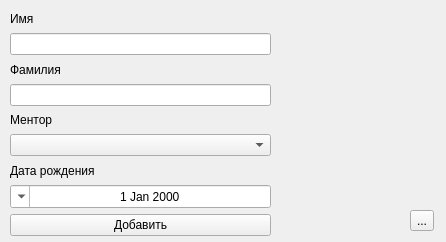
<?xml version="1.0" encoding="UTF-8"?>
<ui version="4.0">
 <class>addRecord</class>
 <widget class="QWidget" name="addRecord">
  <property name="geometry">
   <rect>
    <x>0</x>
    <y>0</y>
    <width>446</width>
    <height>242</height>
   </rect>
  </property>
  <property name="windowTitle">
   <string>Form</string>
  </property>
  <widget class="QWidget" name="layoutWidget">
   <property name="geometry">
    <rect>
     <x>10</x>
     <y>10</y>
     <width>261</width>
     <height>226</height>
    </rect>
   </property>
   <layout class="QVBoxLayout" name="verticalLayout">
    <item>
     <widget class="QLabel" name="label">
      <property name="font">
       <font>
        <family>Segoe UI</family>
       </font>
      </property>
      <property name="text">
       <string>Имя</string>
      </property>
     </widget>
    </item>
    <item>
     <widget class="QLineEdit" name="lineEdit">
      <property name="font">
       <font>
        <family>Segoe UI</family>
       </font>
      </property>
     </widget>
    </item>
    <item>
     <widget class="QLabel" name="label_2">
      <property name="font">
       <font>
        <family>Segoe UI</family>
       </font>
      </property>
      <property name="text">
       <string>Фамилия</string>
      </property>
     </widget>
    </item>
    <item>
     <widget class="QLineEdit" name="lineEdit_2">
      <property name="font">
       <font>
        <family>Segoe UI</family>
       </font>
      </property>
     </widget>
    </item>
    <item>
     <widget class="QLabel" name="label_5">
      <property name="font">
       <font>
        <family>Segoe UI</family>
       </font>
      </property>
      <property name="text">
       <string>Ментор</string>
      </property>
     </widget>
    </item>
    <item>
     <widget class="QComboBox" name="comboBox">
      <property name="font">
       <font>
        <family>Segoe UI</family>
       </font>
      </property>
     </widget>
    </item>
    <item>
     <widget class="QLabel" name="label_4">
      <property name="font">
       <font>
        <family>Segoe UI</family>
       </font>
      </property>
      <property name="text">
       <string>Дата рождения</string>
      </property>
     </widget>
    </item>
    <item>
     <widget class="QDateEdit" name="dateEdit">
      <property name="font">
       <font>
        <family>Segoe UI</family>
       </font>
      </property>
      <property name="layoutDirection">
       <enum>Qt::RightToLeft</enum>
      </property>
      <property name="alignment">
       <set>Qt::AlignCenter</set>
      </property>
      <property name="calendarPopup">
       <bool>true</bool>
      </property>
     </widget>
    </item>
    <item>
     <widget class="QPushButton" name="pushButton">
      <property name="font">
       <font>
        <family>Segoe UI</family>
       </font>
      </property>
      <property name="text">
       <string>Добавить</string>
      </property>
     </widget>
    </item>
   </layout>
  </widget>
  <widget class="QToolButton" name="toolButton">
   <property name="geometry">
    <rect>
     <x>410</x>
     <y>210</y>
     <width>24</width>
     <height>21</height>
    </rect>
   </property>
   <property name="text">
    <string>...</string>
   </property>
  </widget>
  <widget class="QLabel" name="label_3">
   <property name="geometry">
    <rect>
     <x>286</x>
     <y>13</y>
     <width>151</width>
     <height>171</height>
    </rect>
   </property>
   <property name="text">
    <string/>
   </property>
  </widget>
 </widget>
 <resources/>
 <connections/>
</ui>
